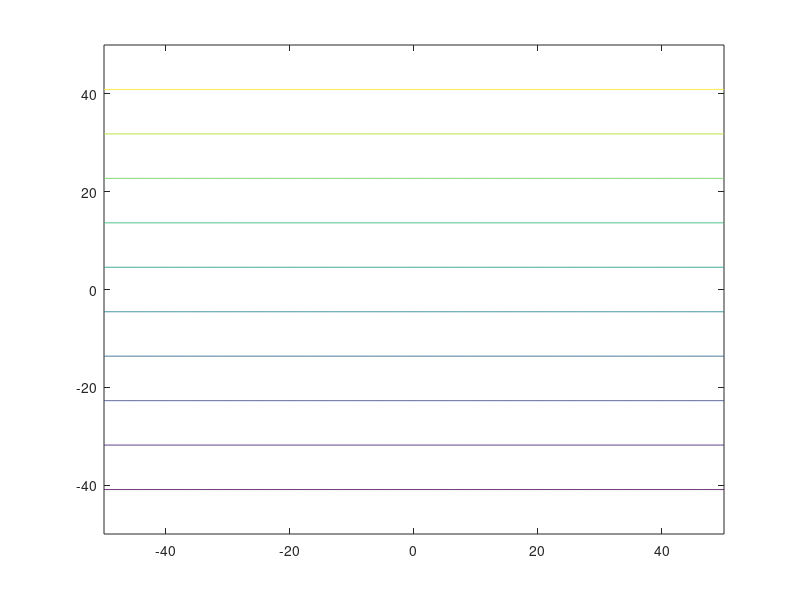

This chart was generated by the following MATLAB code:
function cont61()
% The Schwefel-Function


% All Rights Reserved, 
% Revision 3.0, Oct. 1996
% Evolution Strategy Toolbox 1993-96
% To Thanh Binh University of Magdeburg Germany



k=1;
hold off

[x1,y1]=meshgrid([-50*k:.1*k:50*k]);
z=-(x1*sin(sqrt(abs(x1))) + y1*sin(sqrt(abs(y1))));
contour(x1,y1,z)  %,[1:10:100]);
hold on
axis(k*[-50 50 -50 50]);


